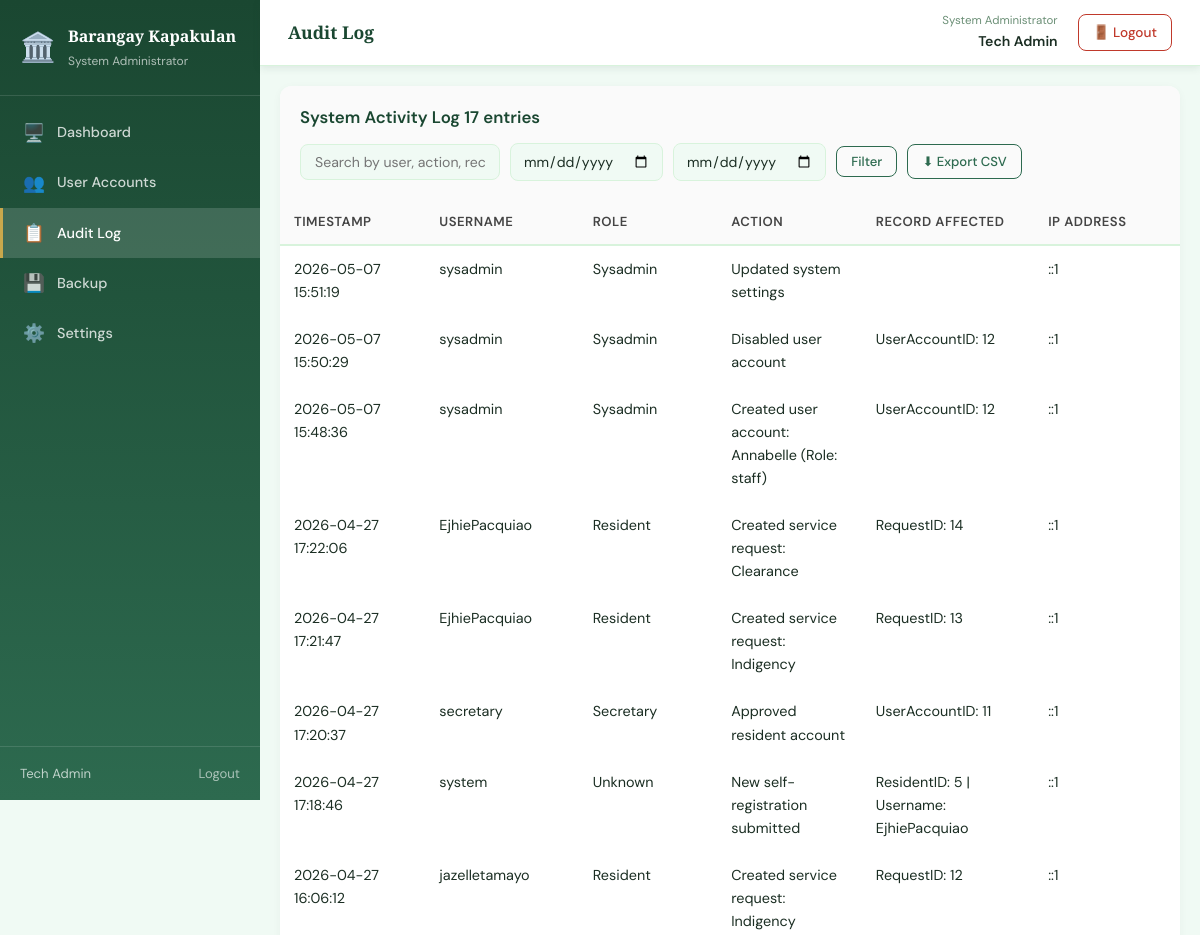
The page /sysadmin/audit_log.php (signed in, upper part) on the database as committed earlier.
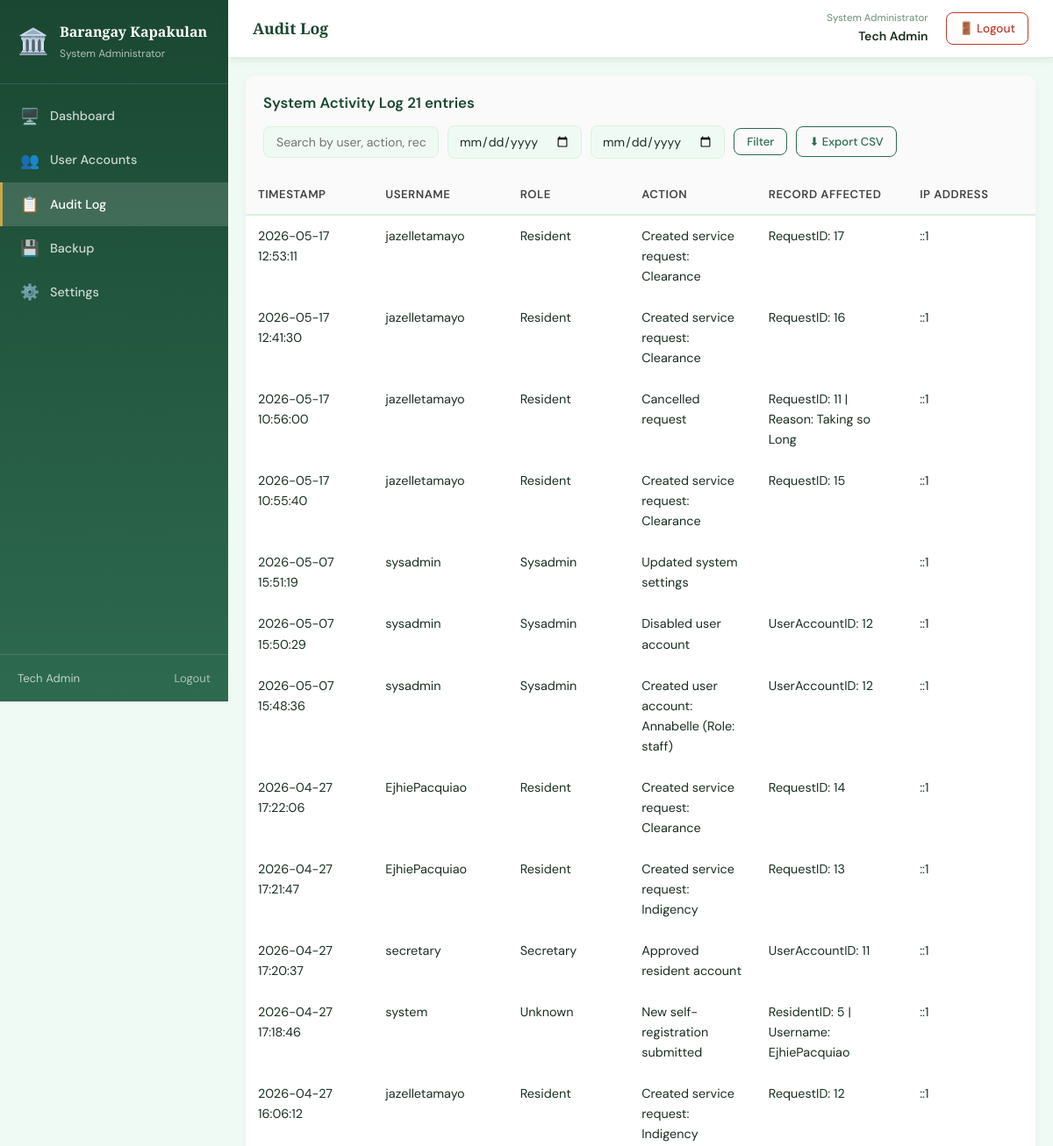
The same page on the database as committed later.
### tables this page shows
CREATE TABLE `auditlog` (
  `LogID` int(11) NOT NULL,
  `UserAccountID` int(11) DEFAULT NULL,
  `Username` varchar(100) DEFAULT NULL,
  `Role` varchar(50) DEFAULT NULL,
  `Action` varchar(255) NOT NULL,
  `RecordAffected` varchar(100) DEFAULT NULL,
  `IPAddress` varchar(45) DEFAULT NULL,
  `LoggedAt` datetime DEFAULT current_timestamp()
);

### config/settings.php (called while the page is built, shortened)
<?php
function load_settings(): array
{
    $defaults = [
        'barangay_name'    => 'Barangay Connect',
        'municipality'     => '',
        'contact'          => '',
        'email'            => '',
        'clearance_fee'    => '50.00',
        'maintenance_mode' => '0',
    ];
    try {
        $pdo = get_db();
        $stmt = $pdo->query("SELECT SettingKey, SettingValue FROM SystemSettings");
        $rows = [];
        while ($row = $stmt->fetch(PDO::FETCH_ASSOC)) {
            $rows[$row['SettingKey']] = $row['SettingValue'];
        }
        return array_merge($defaults, $rows);
    } catch (PDOException $e) {
        error_log('load_settings() error: ' . $e->getMessage());
        return $defaults;
    }
}
function get_setting($key, $default = null)
{
    static $settings = null;
    if ($settings === null) {
        $settings = load_settings();
    }
    return $settings[$key] ?? $default;
}

### sysadmin/audit_log.php (the view, shortened to what this page needs)
<?php
$pdo = get_db();
$search    = trim($_GET['search']    ?? '');
$date_from = trim($_GET['date_from'] ?? '');
$date_to   = trim($_GET['date_to']   ?? '');
$where  = ['1=1'];
$params = [];
$sql = "SELECT a.LogID AS id, a.LoggedAt AS created_at, a.Action AS action,
               a.RecordAffected AS record_affected, a.IPAddress AS ip_address,
               a.Username AS username, a.Role AS role
        FROM   auditlog a
        WHERE  " . implode(' AND ', $where) . "
        ORDER  BY a.LoggedAt DESC
        LIMIT  500";
$stmt = $pdo->prepare($sql);
$stmt->execute($params);
$logs = $stmt->fetchAll(PDO::FETCH_ASSOC);
$page_title = 'Audit Log';
include '../includes/header.php';
?>
<div class="app-layout">
    <?php include '../includes/sidebar.php'; ?>
    <main class="main-content">
        <?php include '../includes/navbar.php'; ?>
        <div class="page-body">
            <div class="card">
                <div class="card-header">
                    <h3>System Activity Log <span class="badge badge-gray"><?= count($logs) ?> entries</span></h3>
                    <div class="card-actions">
                        <form method="GET" action="audit_log.php" style="display:contents;">
                            <input type="text" name="search"
                                class="search-input"
                                placeholder="Search by user, action, record..."
                                value="<?= htmlspecialchars($search) ?>" />
                            <input type="date" name="date_from"
                                class="date-input" title="From date"
                                value="<?= htmlspecialchars($date_from) ?>" />
                            <input type="date" name="date_to"
                                class="date-input" title="To date"
                                value="<?= htmlspecialchars($date_to) ?>" />
                            <button type="submit" class="btn btn-secondary btn-small">Filter</button>
                        </form>
                        <a href="audit_log.php?export=csv&search=<?= urlencode($search) ?>&date_from=<?= urlencode($date_from) ?>&date_to=<?= urlencode($date_to) ?>"
                            class="btn btn-secondary btn-small">⬇ Export CSV</a>
                    </div>
                </div>
                <table class="data-table">
                    <thead>
                        <tr>
                            <th>Timestamp</th>
                            <th>Username</th>
                            <th>Role</th>
                            <th>Action</th>
                            <th>Record Affected</th>
                            <th>IP Address</th>
                        </tr>
                    </thead>
                    <tbody>
                        <?php if (empty($logs)): ?>
                            <tr>
                                <td colspan="6" class="empty-row">No log entries found.</td>
                            </tr>
                        <?php else: ?>
                            <?php foreach ($logs as $log): ?>
                                <tr>
                                    <td><?= htmlspecialchars($log['created_at']) ?></td>
                                    <td><?= htmlspecialchars($log['username']        ?? '—') ?></td>
                                    <td><?= htmlspecialchars(ucfirst($log['role'])   ?? '—') ?></td>
                                    <td><?= htmlspecialchars($log['action']) ?></td>
                                    <td><?= htmlspecialchars($log['record_affected'] ?? '—') ?></td>
                                    <td><?= htmlspecialchars($log['ip_address']      ?? '—') ?></td>
                                </tr>
                            <?php endforeach; ?>
                        <?php endif; ?>
                    </tbody>
                </table>
            </div>
        </div>
    </main>
</div>
<?php include '../includes/footer.php'; ?>

### includes/header.php (shortened to what this page needs)
<?php
$page_title = $page_title ?? 'Barangay Connect';
?>
<!DOCTYPE html>
<html lang="en">
<head>
    <link rel="stylesheet" href="/BARANGAY_CONNECT/assets/css/style.css" />
    <link rel="stylesheet" href="/BARANGAY_CONNECT/assets/css/dashboard.css" />
    <link rel="stylesheet" href="/BARANGAY_CONNECT/assets/css/tables.css" />
    <link rel="stylesheet" href="/BARANGAY_CONNECT/assets/css/forms.css" />
    <link rel="stylesheet" href="/BARANGAY_CONNECT/assets/css/schedule.css" />
    <link rel="stylesheet" href="/BARANGAY_CONNECT/assets/css/reports.css" />
    <link rel="stylesheet" href="/BARANGAY_CONNECT/assets/css/complaints.css" />
    <link rel="stylesheet" href="/BARANGAY_CONNECT/assets/css/profile.css" />
    <link rel="stylesheet" href="https://cdnjs.cloudflare.com/ajax/libs/font-awesome/6.5.0/css/all.min.css" />
</head>
<body>

### includes/sidebar.php (shortened to what this page needs)
<?php
require_once __DIR__ . '/../config/settings.php';
$role    = $_SESSION['role'] ?? '';
$current = $_SERVER['PHP_SELF'];
function nav_link(string $href, string $icon, string $label, string $current): string
{
    $active = (strpos($current, basename($href)) !== false) ? 'active' : '';
    return "
        <a href=\"$href\" class=\"nav-link $active\">
            <span class=\"nav-icon\">$icon</span>
            $label
        </a>";
}
$role_labels = [
    'captain'   => 'Barangay Captain',
    'secretary' => 'Barangay Secretary',
    'staff'     => 'Barangay Staff',
    'sysadmin'  => 'System Administrator',
    'resident'  => 'Resident',
];
?>
<aside class="sidebar">
    <div class="sidebar-brand">
        <span class="brand-icon">🏛️</span>
        <div>
            <div class="brand-name"><?= htmlspecialchars(get_setting('barangay_name', 'Barangay Connect')) ?></div>
            <div class="brand-role">
                <?= htmlspecialchars($role_labels[$role] ?? 'User') ?>
            </div>
        </div>
    </div>
    <nav class="sidebar-nav">
        <?php foreach ($menus[$role] ?? [] as $item): ?>
            <?= nav_link($item['href'], $item['icon'], $item['label'], $current) ?>
        <?php endforeach; ?>
    </nav>
    <div class="sidebar-footer">
        <span><?= htmlspecialchars($_SESSION['full_name'] ?? $_SESSION['username'] ?? 'User') ?></span>
        <a href="/BARANGAY_CONNECT/public/logout.php" class="logout-link">Logout</a>
    </div>
</aside>

### includes/navbar.php (shortened to what this page needs)
<?php
require_once __DIR__ . '/../config/settings.php';
$role         = $_SESSION['role'] ?? '';
$brgy_name    = get_setting('barangay_name', 'Barangay Connect');
$role_labels = [
    'captain'   => 'Barangay Captain',
    'secretary' => 'Barangay Secretary',
    'staff'     => 'Barangay Staff',
    'sysadmin'  => 'System Administrator',
    'resident'  => 'Resident',
];
$nav_title      = $page_title     ?? $brgy_name;
?>
<nav class="topnav">
    <div class="topnav-left">
        <div class="topnav-page-info">
            <span class="topnav-title"><?= htmlspecialchars($nav_title) ?></span>
        </div>
    </div>
    <div class="topnav-right">
        <div class="topnav-user">
            <span class="topnav-role">
                <?= htmlspecialchars($role_labels[$role] ?? 'User') ?>
            </span>
            <span class="topnav-name">
                <?= htmlspecialchars($_SESSION['full_name'] ?? $_SESSION['username'] ?? 'User') ?>
            </span>
        </div>
        <a href="/BARANGAY_CONNECT/public/logout.php" class="topnav-logout">
            🚪 Logout
        </a>
    </div>
</nav>

### includes/footer.php (shortened to what this page needs)
</body>
</html>

### assets/css/style.css (style rules this page uses)
:root { --green-dark: #1a4731; --green-main: #2d6a4f; --green-mid: #40916c; --green-light: #74c69d; --green-pale: #d8f3dc; --green-bg: #f0faf4; --gold: #c9a84c; --gold-light: #f0d080; --white: #ffffff; --text-dark: #1b2e23; --text-mid: #3d5a47; --text-light: #6b8f76; --danger: #c0392b; --danger-bg: #fdecea; --warning: #d4820a; --warning-bg: #fff8ec; --success: #2d6a4f; --success-bg: #f0faf4; --shadow-sm: 0 2px 8px rgba(26, 71, 49, 0.10); --shadow-md: 0 6px 24px rgba(26, 71, 49, 0.15); --shadow-lg: 0 16px 48px rgba(26, 71, 49, 0.20); --radius: 14px; --radius-sm: 8px; --transition: 0.3s cubic-bezier(0.4, 0, 0.2, 1); }
*, *::before, *::after { box-sizing: border-box; margin: 0; padding: 0; }
html { scroll-behavior: smooth; }
body { font-family: 'DM Sans', sans-serif; font-size: 16px; color: var(--text-dark); background-color: var(--green-bg); min-height: 100vh; line-height: 1.6; }
a { text-decoration: none; color: inherit; }
button { cursor: pointer; border: none; font-family: inherit; }
input, select, textarea { font-family: inherit; }
.btn-secondary { display: inline-flex; align-items: center; gap: 8px; padding: 12px 28px; background: transparent; color: var(--green-main); font-size: 0.95rem; font-weight: 600; border-radius: var(--radius); border: 2px solid var(--green-main); transition: var(--transition); cursor: pointer; }
.btn { display: inline-flex; align-items: center; gap: 6px; padding: 10px 20px; border-radius: var(--radius-sm); font-weight: 500; font-size: 0.9rem; transition: var(--transition); cursor: pointer; border: none; }
.btn-small { padding: 6px 14px; font-size: 0.82rem; }
.btn.btn-secondary { background: transparent; color: var(--green-main); border: 1.5px solid var(--green-main); }

### assets/css/tables.css (style rules this page uses)
.data-table { width: 100%; border-collapse: collapse; font-size: 0.88rem; }
.data-table thead tr { background: var(--green-bg); border-bottom: 2px solid var(--green-pale); }
.data-table th { padding: 12px 16px; text-align: left; font-weight: 600; font-size: 0.82rem; color: var(--text-mid); text-transform: uppercase; letter-spacing: 0.5px; white-space: nowrap; }
.data-table td { padding: 12px 16px; color: var(--text-dark); border-bottom: 1px solid var(--green-pale); vertical-align: middle; }
.data-table tbody tr { transition: var(--transition); }

### assets/css/forms.css (style rules this page uses)
.search-input { padding: 8px 14px; border: 1.5px solid var(--green-pale); border-radius: var(--radius-sm); font-size: 0.88rem; background: var(--green-bg); color: var(--text-dark); transition: var(--transition); min-width: 200px; }
.filter-select, .date-input { padding: 8px 12px; border: 1.5px solid var(--green-pale); border-radius: var(--radius-sm); font-size: 0.88rem; background: var(--green-bg); color: var(--text-dark); transition: var(--transition); }

### assets/css/complaints.css (style rules this page uses)
.page-body { padding: 20px; }
.card { border-radius: 12px; overflow: hidden; box-shadow: 0 2px 10px rgba(0,0,0,0.04); }
.card-header { padding: 18px 20px; border-bottom: 1px solid var(--border-color); background: #fafafa; }
.card-header h3 { margin: 0; font-size: 1.05rem; font-weight: 600; }
.data-table { width: 100%; border-collapse: collapse; font-size: 0.9rem; }
.data-table th, .data-table td { padding: 12px 14px; border-bottom: 1px solid var(--border-color); text-align: left; vertical-align: top; }
.data-table th { width: 190px; background: #fafafa; font-weight: 600; color: #444; }

Rows that differ between the two databases and show on the page:
added auditlog: LoggedAt "2026-05-17 12:53:11", Username "jazelletamayo", Role "Resident", Action "Created service request: Clearance", RecordAffected "RequestID: 17", IPAddress "::1"
added auditlog: LoggedAt "2026-05-17 12:41:30", Username "jazelletamayo", Role "Resident", Action "Created service request: Clearance", RecordAffected "RequestID: 16", IPAddress "::1"
added auditlog: LoggedAt "2026-05-17 10:56:00", Username "jazelletamayo", Role "Resident", Action "Cancelled request", RecordAffected "RequestID: 11 | Reason: Taking so Long", IPAddress "::1"
added auditlog: LoggedAt "2026-05-17 10:55:40", Username "jazelletamayo", Role "Resident", Action "Created service request: Clearance", RecordAffected "RequestID: 15", IPAddress "::1"
Other text that changed with them:
count($logs): "17" → "21"
